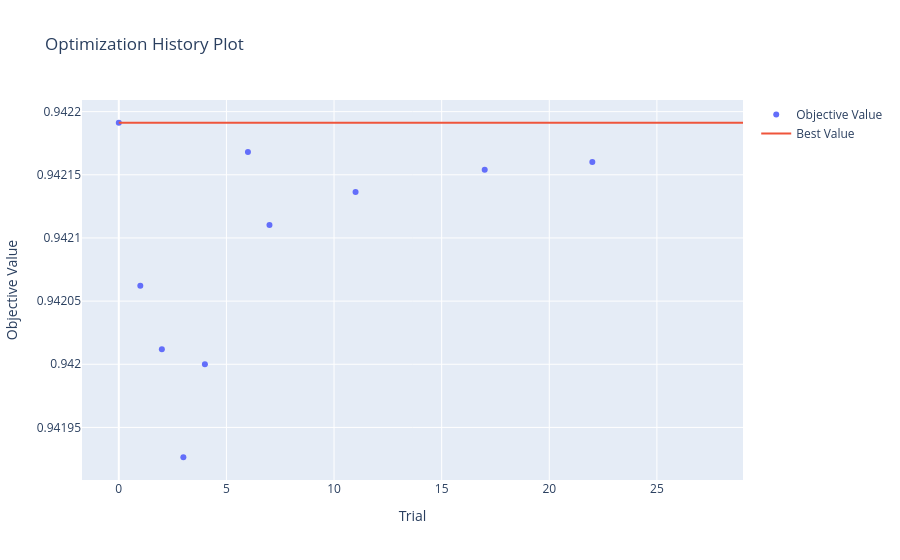

Notebook code for this chart:
### Code cell
try:
    fig = optuna.visualization.plot_optimization_history(study)
    fig.show()
except NameError:
    print("Optuna wasn't run")

### Figure 1 — Plotly figure (JSON) as saved in the notebook; plotly's stock layout.template omitted (floating-point values rounded to 4 significant figures)
{"data": [{"mode": "markers", "name": "Objective Value", "type": "scatter", "x": [0, 1, 2, 3, 4, 6, 7, 11, 17, 22], "y": [0.9422, 0.9421, 0.942, 0.9419, 0.942, 0.9422, 0.9421, 0.9421, 0.9422, 0.9422]}, {"mode": "lines", "name": "Best Value", "type": "scatter", "x": [0, 1, 2, 3, 4, 5, 6, 7, 8, 9, 10, 11, 12, 13, 14, 15, 16, 17, 18, 19, 20, 21, 22, 23, 24, 25, 26, 27, 28, 29], "y": [0.9422, 0.9422, 0.9422, 0.9422, 0.9422, 0.9422, 0.9422, 0.9422, 0.9422, 0.9422, 0.9422, 0.9422, 0.9422, 0.9422, 0.9422, 0.9422, 0.9422, 0.9422, 0.9422, 0.9422, 0.9422, 0.9422, 0.9422, 0.9422, 0.9422, 0.9422, 0.9422, 0.9422, 0.9422, 0.9422]}, {"marker": {"color": "#cccccc"}, "mode": "markers", "name": "Infeasible Trial", "showlegend": false, "type": "scatter", "x": [], "y": []}], "layout": {"title": {"text": "Optimization History Plot"}, "xaxis": {"title": {"text": "Trial"}}, "yaxis": {"title": {"text": "Objective Value"}}}}
